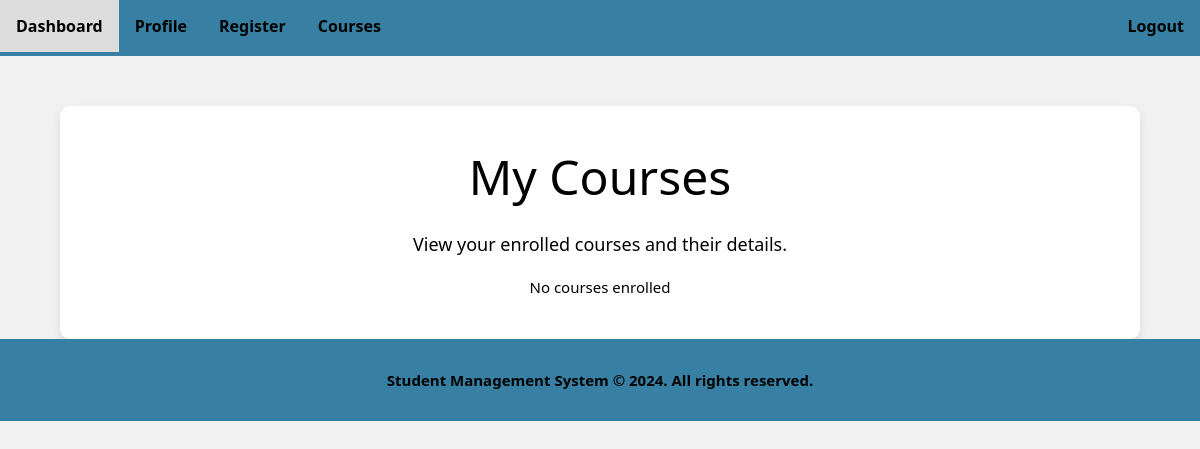
The app's page /course.php (signed in), older data.
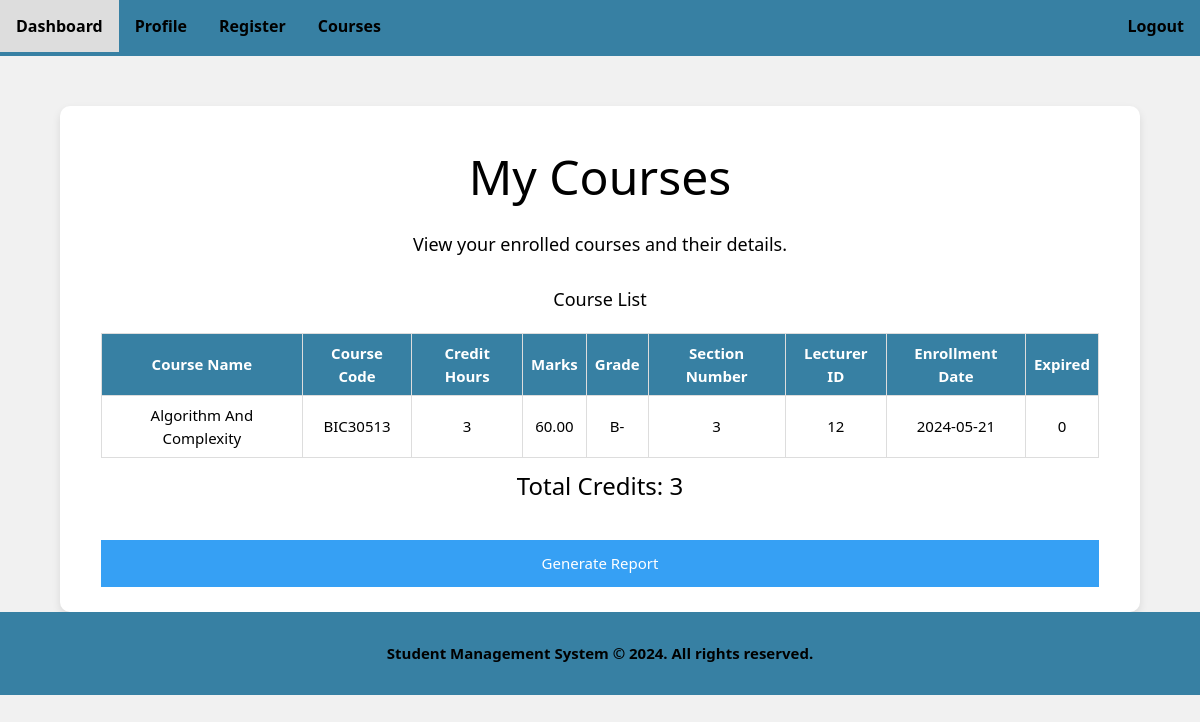
The same page, newer data.
### tables this page shows
CREATE TABLE `student_section` (
  `student_matric_number` varchar(255) NOT NULL,
  `course_code` varchar(255) NOT NULL,
  `section_number` int(11) NOT NULL,
  `lecturer_id` int(11) NOT NULL,
  `quiz_mark` decimal(10,2) NOT NULL,
  `assignment_mark` decimal(10,2) NOT NULL,
  `test_mark` decimal(10,2) NOT NULL,
  `project_mark` decimal(10,2) NOT NULL,
  `course_mark` decimal(10,2) DEFAULT NULL,
  `final_mark` decimal(10,2) NOT NULL,
  `course_grade` varchar(255) DEFAULT NULL,
  `enrollment_date` date DEFAULT NULL,
  `expired` bit(1) NOT NULL DEFAULT b'0'
);

CREATE TABLE `course` (
  `course_code` varchar(255) NOT NULL,
  `course_name` varchar(255) NOT NULL,
  `course_credit_hour` int(11) NOT NULL,
  `course_archive` int(11) NOT NULL DEFAULT 0
);

### course.php (the view, shortened to what this page needs)
<?php
require 'database.php';
$student_matric_number = $_SESSION['student_matric_number'];
$sql = "SELECT ss.course_code, c.course_name, c.course_credit_hour, ss.course_mark, ss.course_grade, ss.section_number, ss.lecturer_id, ss.enrollment_date, ss.expired
        FROM student_section ss
        JOIN course c ON ss.course_code = c.course_code
        WHERE ss.student_matric_number = '$student_matric_number'";
$result = $conn->query($sql);
$courses = [];
$total_credits = 0;
if ($result->num_rows > 0) {
    while ($row = $result->fetch_assoc()) {
        $courses[] = $row;
        $total_credits += $row['course_credit_hour'];
    }
}
?>
<!DOCTYPE html>
<html lang="en">
<head>
    <link rel="stylesheet" href="w3.css">
</head>
<body>
<div class="top-menu">
    <a href="homepage.php">Dashboard</a>
    <a href="profile.php">Profile</a>
    <a href="registration.php">Register</a>
    <a href="course.php">Courses</a>
    <a href="logout.php" class="right">Logout</a>
</div>
<div class="form-container">
    <h1 class="w3-xxxlarge">My Courses</h1>
    <p class="w3-large">View your enrolled courses and their details.</p>
    <?php if (!empty($courses)): ?>
    <div class="w3-container w3-margin-top">
        <h2 class="w3-large">Course List</h2>
        <table class="course-table">
            <tr>
                <th>Course Name</th>
                <th>Course Code</th>
                <th>Credit Hours</th>
                <th>Marks</th>
                <th>Grade</th>
                <th>Section Number</th>
                <th>Lecturer ID</th>
                <th>Enrollment Date</th>
                <th>Expired</th>
            </tr>
            <?php foreach ($courses as $course): ?>
            <tr>
                <td><?php echo $course['course_name']; ?></td>
                <td><?php echo $course['course_code']; ?></td>
                <td><?php echo $course['course_credit_hour']; ?></td>
                <td><?php echo $course['course_mark']; ?></td>
                <td><?php echo $course['course_grade']; ?></td>
                <td><?php echo $course['section_number']; ?></td>
                <td><?php echo $course['lecturer_id']; ?></td>
                <td><?php echo $course['enrollment_date']; ?></td>
                <td><?php echo $course['expired']; ?></td>
            </tr>
            <?php endforeach; ?>
        </table>
        <h3>Total Credits: <?php echo $total_credits; ?></h3>
    </div>
    <form action="" method="post" class="w3-container w3-margin-top">
        <button type="submit" name="generate_report" class="w3-button w3-blue">Generate Report</button>
    </form>
    <?php else: ?>
    <p>No courses enrolled</p>
    <?php endif; ?>
</div>
<footer>
    <p>Student Management System © 2024. All rights reserved.</p>
</footer>
</body>
</html>

Row changes from the older to the newer data that the page shows:
added student_section: course_code.course_name "Algorithm And Complexity", course_code "BIC30513", course_code.course_credit_hour "3", course_mark "60.00", course_grade "B-", section_number "3", lecturer "12", enrollment_date "2024-05-21", expired "0"
Text that changed along with them:
$total_credits: (not shown) → "3"
text no longer shown: "No courses enrolled"
text now shown: "Course List Course Name Course Code Credit Hours Marks Grade Section Number Lecturer ID Enrollment Date Expired Total Credits: Generate Report"
